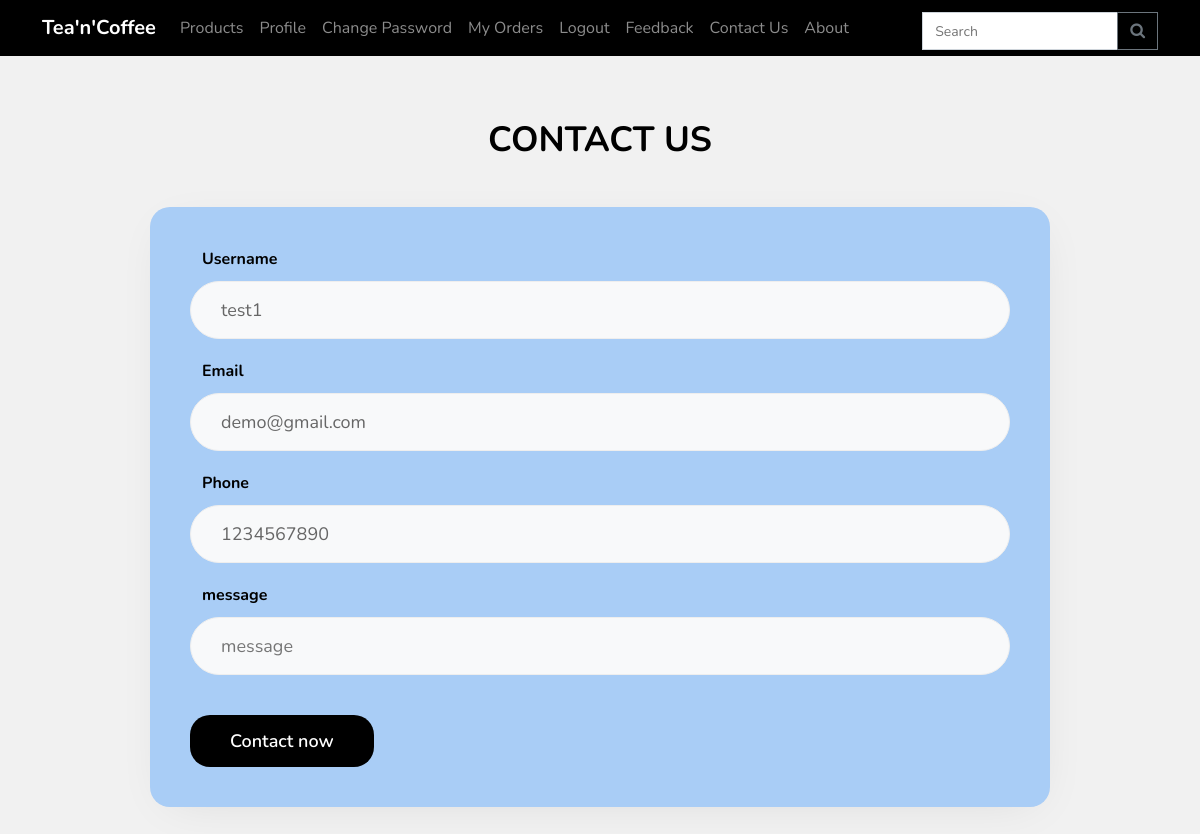
The page /contact-us (signed in) on the database its author committed.
### app1/models.py (models this page shows)
class UserRegister(models.Model):
    name = models.CharField(max_length=200)
    email = models.EmailField()
    password = models.CharField(max_length=200)
    address = models.CharField(max_length=200)
    phone = models.IntegerField()

### app1/views.py (the view, shortened to what this page needs)
# urls.py: path('contact-us',contact,name='contact'),
def contact(request):
    if 'email' in request.session:
        a=request.session['email']
        data=UserRegister.objects.get(email=a)
        return render(request,'contactus.html',{'data':data,'a':a})

### app1/templates/contactus.html (shortened to what this page needs)
{% extends 'common.html' %}
{% block content %}
{% load static %}
<!DOCTYPE html>
<html lang="zxx">
    <head>
        <link rel="stylesheet" href="{% static 'css/style.css' %} " type="text/css" media="all" />
    </head>
    <body>
        <div class="w3l-loginblock signinform">
            <div class="logo">
                <a class="brand-logo" href="index.html"> CONTACT US</a>
            </div>
            <div class="row map-content-9">
                <div class="info-grids">
                    <form method="post" class="">
                        {% if a %}
                        <div class="form-grid">
                            <div class="input-field">
                                <label> Username </label>
                                <input type="text" name="name" id="email" value={{data.name}} required="" readonly>
                            </div>
                            <div class="input-field">
                                <label> Email </label>
                                <input type="email" name="email" id="email" value={{data.email}} required="" readonly>
                            </div>
                            <div class="input-field">
                                <label> Phone </label>
                                <input type="number" name="phone" id="email" value={{data.phone}} required="" readonly>
                            </div>
                            <div class="input-field">
                                <label> message </label>
                                <input type="text" name="message" id="email" placeholder="message" required="">
                            </div>
                        </div>
                        {% endif %}
                        <button type="submit" class="btn btn-primary btn-style">Contact now</button>
                    </form>
                </div>
            </div>
        </div>
    </body>
</html>
{% endblock %}

### app1/static/css/style.css (style rules this page uses)
html { scroll-behavior: smooth; }
:root { --primary-color: #FE79A2; --secondary-color: #1545CB; --font-color: #000000; --bg-color: #a9cdf6; --heading-color: #000; --border-radius: 8px; --border-radius-full: 35px; --border-color: transparent; --border-color-light: #eee; --bg-grey: #f7f7f7; --bg-lightgrey: #000; }
body, html { margin: 0; padding: 0; color: #585858; background-color: #000000; }
* { box-sizing: border-box; font-family: 'Nunito', sans-serif; }
button, input, select { -webkit-appearance: none; outline: none; }
button, .btn, select { cursor: pointer; }
a { text-decoration: none; }
body { background: #f1f1f1; margin: 0; padding: 0; }
form, fieldset { border: 0; padding: 0; margin: 0; }
.signinform { padding: 10px 30px; }
.logo { text-align: center; margin-bottom: 40px; }
.logo .brand-logo { font-size: 35px; font-weight: bold; color: #000000; text-decoration: none; }
.map-content-9 { align-items: center; display: flex; justify-content: center; max-width: 900px; width: 100%; box-shadow: rgba(0, 0, 0, 0.1) 2px 9px 49px -17px; margin: 40px auto; border-radius: 20px; background: var(--bg-color); }
.info-grids { width: 100%; padding: 40px 40px; }
.map-content-9 form input, .map-content-9 form textarea { color: #666; font-size: 18px; line-height: 28px; width: 100%; height: 58px; margin-bottom: 20px; border-width: 1px; border-style: solid; border-color: rgb(238, 238, 238); border-image: initial; padding: 12px 30px; background: rgb(248, 249, 250); border-radius: var(--border-radius-full); }
.w3l-loginblock .input-field label { font-weight: 700; color: black; margin-bottom: 10px; display: block; }
.w3l-loginblock .input-field label::before { margin-right: 7px; margin-left: 5px; width: 8px; height: 8px; background-color: black; content: ""; border-radius: 3px; }
.btn-style { font-size: 18px; line-height: 28px; font-weight: 600; color: #fff; background-color: black; padding: 12px 40px; transition: all 0.3s ease-in; border: none; border-radius: 20px; margin-top: 20px; }

### rows shown on the page
UserRegister: name "test1", email "demo@gmail.com", phone "1234567890"
